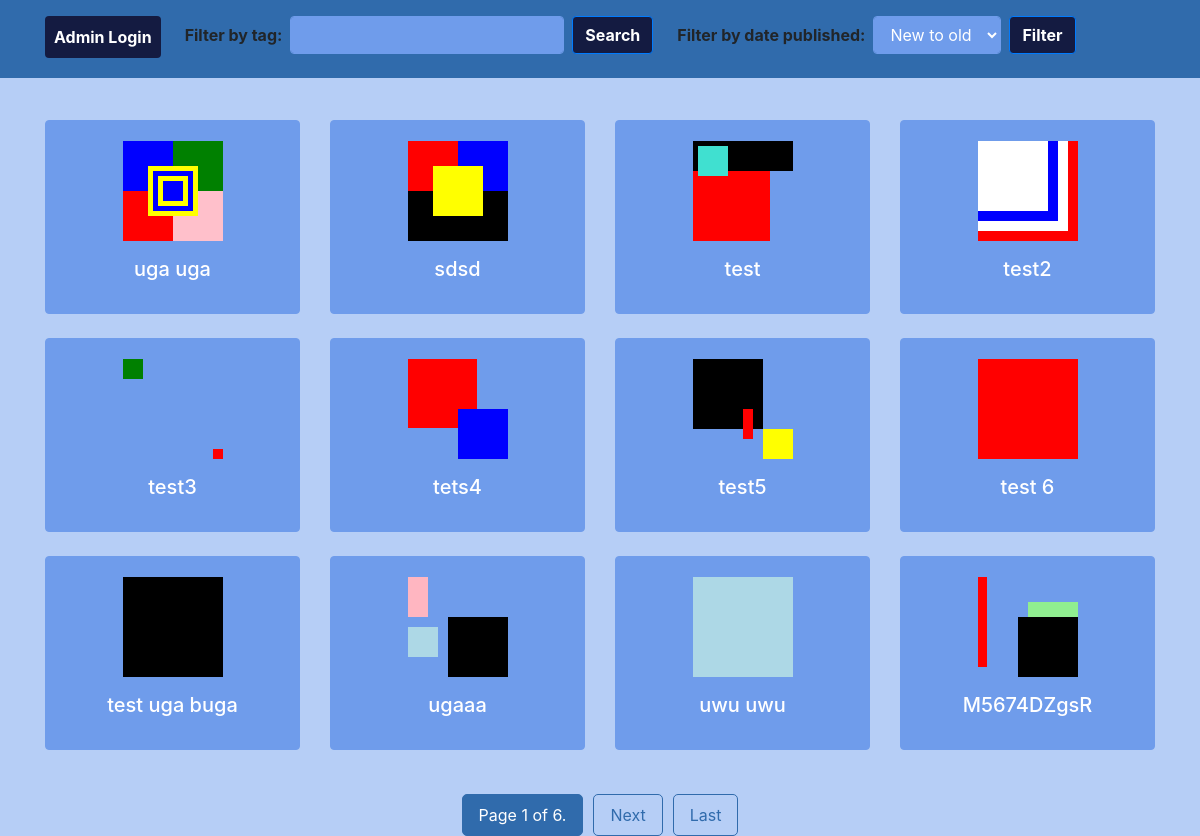
The page / on the database its author committed.
### image_gallery/models.py (models this page shows, shortened)
class SVGImage(models.Model):
    title = models.CharField(max_length=100)
    width = models.IntegerField(default=100)
    height = models.IntegerField(default=100)
    editors = models.ManyToManyField(User, blank=True)
    description = models.TextField(blank=True, null=True)
    publication_date = models.DateTimeField(auto_now_add=True, blank=True, null=True)

### image_gallery/views.py (the view, shortened to what this page needs)
# urls.py: path("", views.index, name="index"),
def index(request):
    images = SVGImage.objects.all()
    images_rectangles = [(image, image.rectangles.all()) for image in images]
    paginator = Paginator(images_rectangles, MAX_PAGE_SIZE)
    page_number = request.GET.get('page')
    page_obj = paginator.get_page(page_number)
    return render(request, 'image_gallery/image_list.html', {'page_obj': page_obj})

### image_gallery/templates/image_gallery/image_list.html (shortened to what this page needs)
<html lang="en">
    <head>
        <link rel="stylesheet" href="https://stackpath.bootstrapcdn.com/bootstrap/4.5.2/css/bootstrap.min.css">
    </head>
    <body style="background-color: #B6CEF6;">
        <nav class="navbar-fixed-top navbar navbar-expand-lg navbar-light pt-3" style="background-color: #306BAC;">
            <div class="container">
                <ul class="navbar-nav mr-auto">
                    <li class="nav-item mr-4">
                        <a class="btn btn-link nav-link" style="background-color: #141B41; color: white; font-weight: bold;" href="{% url 'admin:index' %}">Admin Login</a>
                    </li>
                    <form class="form-inline mr-4" method="post">
                        <label class="mr-sm-2" for="tag" style="font-weight: bold;">Filter by tag:</label>
                        <input
                            type="text"
                            class="form-control mr-sm-2"
                            name="tag_name"
                            style="background-color: #6F9CEB; color: white; border-color: #6F9CEB;"
                        >
                        <button
                            type="submit"
                            class="btn btn-primary"
                            name="searched_tag"
                            style="background-color: #141B41; font-weight: bold;"
                        >Search</button>
                    </form>
                    <form class="form-inline mr-2" method="post">
                        <label class="mr-sm-2" for="tag" style="font-weight: bold;">Filter by date published:</label>
                        <select class="form-control mr-sm-2" name="filter" style="background-color: #6F9CEB; color: white; border-color: #6F9CEB;">
                            <option value="nto">New to old</option>
                        </select>
                        <button
                            type="submit"
                            class="btn btn-primary"
                            name="filter_button"
                            style="background-color: #141B41; color: white; font-weight: bold;"
                        >Filter</button>
                    </form>
                </ul>
            </div>
        </nav>
        <div class="container" style="padding-top: 120px;">
            <div class="row">
                {% for image, rectangle_list in page_obj %}
                <div class="col-md-3 mb-4">
                    <div class="card" style="background-color: #6F9CEB; color: white; border-color: #6F9CEB;">
                        <div class="card-body text-center">
                            <a href="{% url 'view_svg' image.id %}">
                                <svg height="100" width="100">
                                    {% for rectangle in rectangle_list %}
                                    <rect
                                        x="{{ rectangle.x }}"
                                        y="{{ rectangle.y }}"
                                        width="{{ rectangle.width }}"
                                        height="{{ rectangle.height }}"
                                        fill="{{ rectangle.color }}"
                                    />
                                    {% endfor %}
                                </svg>
                            </a>
                            <a href="{% url 'view_svg' image.id %}" style="font-weight: bold; color: white;">
                                <h5 class="card-title mt-3">{{ image.title }}</h5>
                            </a>
                        </div>
                    </div>
                </div>
                {% endfor %}
            </div>
        </div>
        {% if page_obj.has_other_pages %}
        <div class="container">
            <div class="row justify-content-center">
                <div class="col-md-12 d-flex justify-content-center">
                    <div class="pagination">
                        <span class="current">
                            Page {{ page_obj.number }} of {{ page_obj.paginator.num_pages }}.
                        </span>
                        {% if page_obj.has_next %}
                        <a href="?page={{ page_obj.next_page_number }}">Next</a>
                        <a href="?page={{ page_obj.paginator.num_pages }}">Last</a>
                        {% endif %}
                    </div>
                </div>
            </div>
        </div>
        {% endif %}
    </body>
</html>

### image_gallery/templates/image_gallery/image_list.html (style rules this page uses)
.pagination { text-align: center; margin-top: 20px; }
.pagination a { display: inline-block; padding: 8px 16px; text-decoration: none; border: 1px solid #306BAC; color: #306BAC; margin: 0 5px; border-radius: 5px; }
.current { display: inline-block; padding: 8px 16px; background-color: #306BAC; color: white; border: 1px solid #306BAC; margin: 0 5px; border-radius: 5px; }
.navbar-fixed-top { position: fixed; top: 0; width: 100%; z-index: 1000; }

### rows shown on the page
SVGImage: title "uga uga"
SVGImage: title "sdsd"
SVGImage: title "test"
SVGImage: title "test2"
SVGImage: title "test3"
SVGImage: title "tets4"
SVGImage: title "test5"
SVGImage: title "test 6"
SVGImage: title "test uga buga"
SVGImage: title "ugaaa"
SVGImage: title "uwu uwu"
SVGImage: title "M5674DZgsR"

### other values the page prints
{{ page_obj.number }} "1"
{{ page_obj.paginator.num_pages }} "6"
